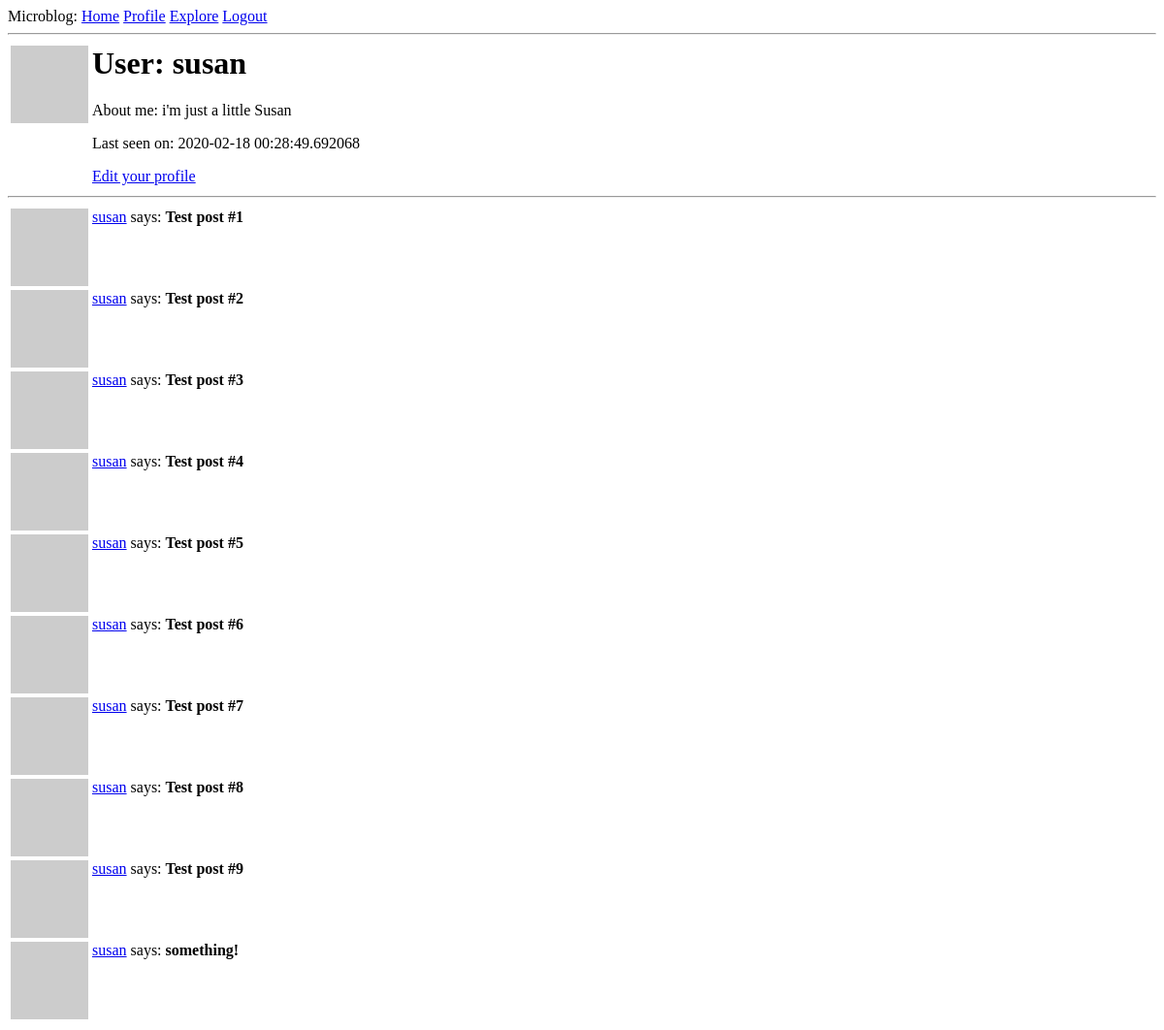
Before: /user/susan (signed in) with the older database file.
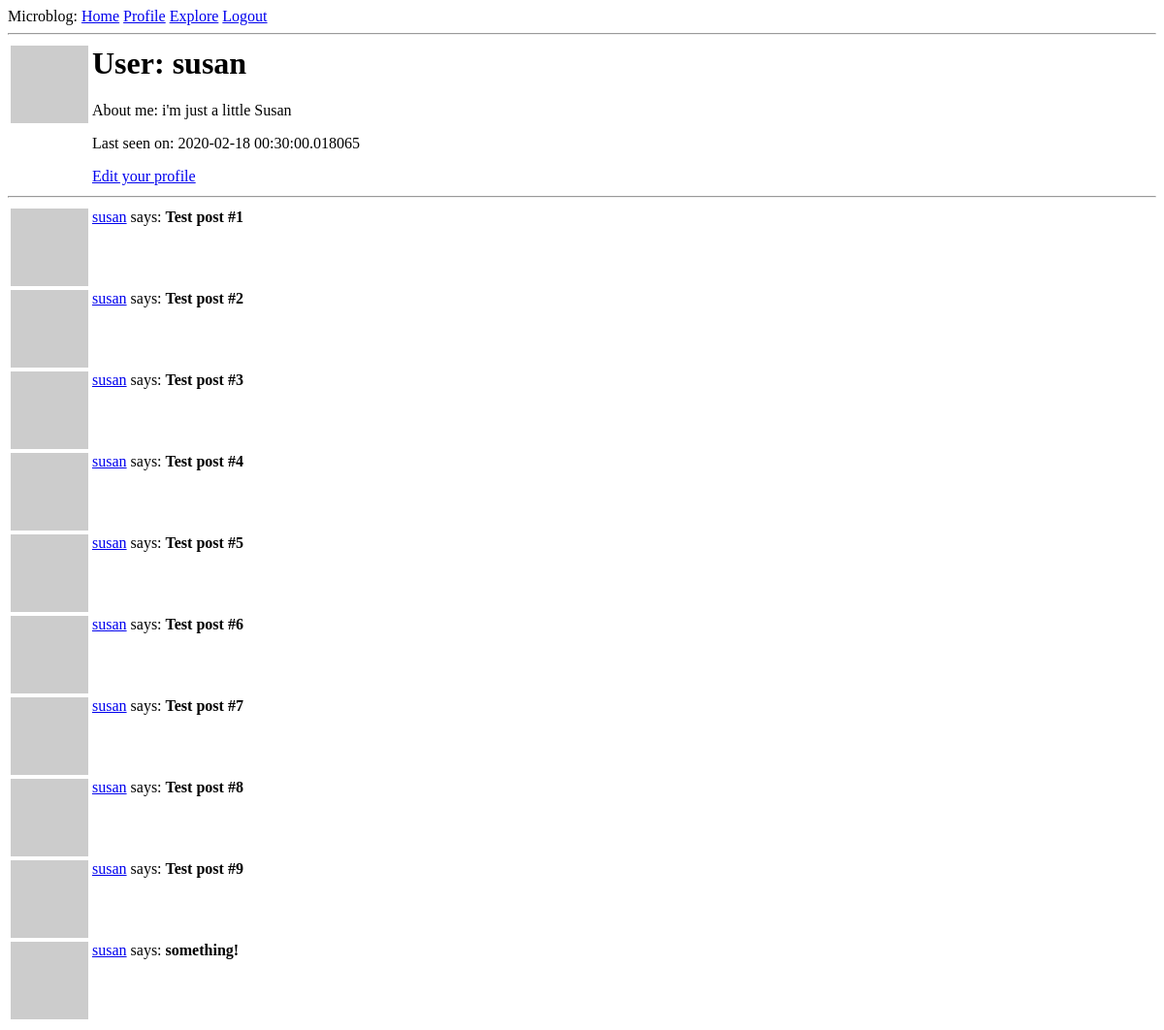
After: the same page with the newer database file.
### app/models.py (models this page shows, shortened)
class User(UserMixin, db.Model):
    id = db.Column(db.Integer, primary_key=True)
    username = db.Column(db.String(64), index=True, unique=True)
    email = db.Column(db.String(120), index=True, unique=True)
    password_hash = db.Column(db.String(128))
    posts = db.relationship('Post', backref='author', lazy='dynamic')
    about_me = db.Column(db.String(140))
    last_seen = db.Column(db.DateTime, default=datetime.utcnow)
    followed = db.relationship(
        'User', secondary='followers',
        primaryjoin=(followers.c.follower_id == id),
        secondaryjoin=(followers.c.followed_id == id),
        backref=db.backref('followers', lazy='dynamic'), lazy='dynamic')
    def avatar(self, size):
        digest = md5(self.email.lower().encode('utf-8')).hexdigest()
        return f'https://www.gravatar.com/avatar/{digest}?d=identicon&s={size}'

class Post(db.Model):
    id = db.Column(db.Integer, primary_key=True)
    body = db.Column(db.String(140))
    timestamp = db.Column(db.DateTime, index=True, default=datetime.utcnow)
    user_id = db.Column(db.Integer, db.ForeignKey('user.id'))

### app/routes.py (the view)
@app.route('/user/<username>')
@login_required
def user(username):
    page = request.args.get('page', 1, type=int)
    user = User.query.filter_by(username=username).first_or_404()
    posts = user.posts.paginate(
        page, app.config['POSTS_PER_PAGE'], False)
    next_url = url_for('user', username=user.username, page=posts.next_num) \
        if posts.has_next else None
    prev_url = url_for('user', username=user.username, page=posts.prev_num) \
        if posts.has_prev else None
    about_me = user.about_me
    return render_template(
        'user.html',
        user=user,
        posts=posts.items,
        next_url=next_url,
        prev_url=prev_url)

### app/models.py (called while the page is built)
@login.user_loader
def load_user(id):
    return User.query.get(int(id))

### app/routes.py (called while the page is built)
@app.before_request
def before_request():
    if current_user.is_authenticated:
        current_user.last_seen = datetime.utcnow()
        db.session.commit()

### app/templates/user.html (shortened to what this page needs)
{% extends "base.html" %}
{% block content %}
  <table>
    <tr valign="top">
      <td><img src="{{ user.avatar(128) }}"</td>
      <td>
        <h1>User: {{ user.username }}</h1>
        {%  if user.about_me %}<p>About me: {{ user.about_me }}</p>{% endif %}
        {%  if user.last_seen %}<p>Last seen on: {{ user.last_seen }}</p>{% endif %}
        {% if user == current_user %}
          <p><a href="{{ url_for('edit_profile') }}">Edit your profile</a></p>
        {% elif not current_user.is_following(user) %}
          <p><a href="{{ url_for('follow', username=user.username) }}">Follow</a></p>
        {% else %}
          <p><a href="{{ url_for('unfollow', username=user.username) }}">Unfollow</a></p>
        {% endif %}
      </td>
    </tr>
  </table>
  <hr>
  <table>
    {% for post in posts %}
      {% include "_post.html" %}
    {% endfor %}
  </table>
{% endblock %}

### app/templates/base.html (shortened to what this page needs)
<html>
  <head>
  </head>
  <body>
     <div>
       Microblog:
       <a href="{{ url_for('index') }}">Home</a>
       {% if current_user.is_anonymous %}
         <a href="{{ url_for('login') }}">Login</a>
       {% else %}
         <a href="{{ url_for('user', username=current_user.username) }}">Profile</a>
         <a href="{{ url_for('explore') }}">Explore</a>
         <a href="{{ url_for('logout') }}">Logout</a>
       {% endif %}
     </div>
     <hr>
     {% block content %}{% endblock %}
   </body>
</html>

### app/templates/_post.html
<tr valign="top">
  <td><img src="{{ post.author.avatar(36) }}"></td>
  <td><a href="{{ url_for('user', username=post.author.username) }}">
      {{ post.author.username }}</a> says: <b>{{ post.body }}</b>
  </td>
</tr>

Changed rows visible on the page:
changed User "susan": last_seen "2020-02-18 00:28:49.692068" → "2020-02-18 00:30:00.018065"
